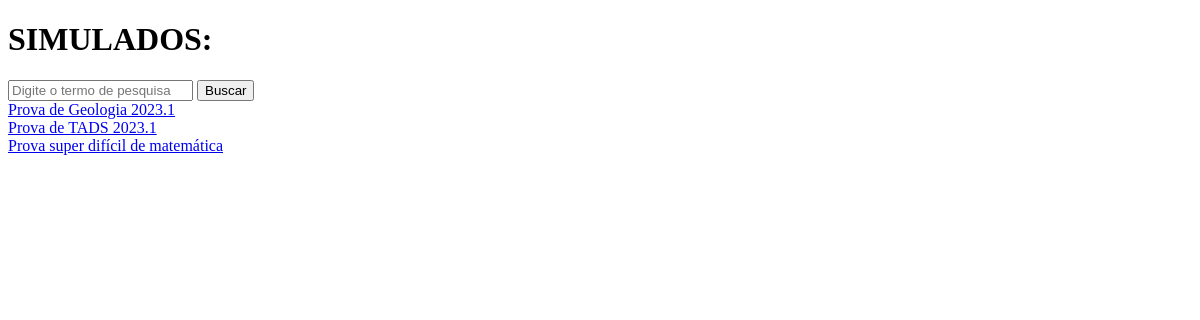
/simulado/simulados/, run on an earlier commit of the app's database.
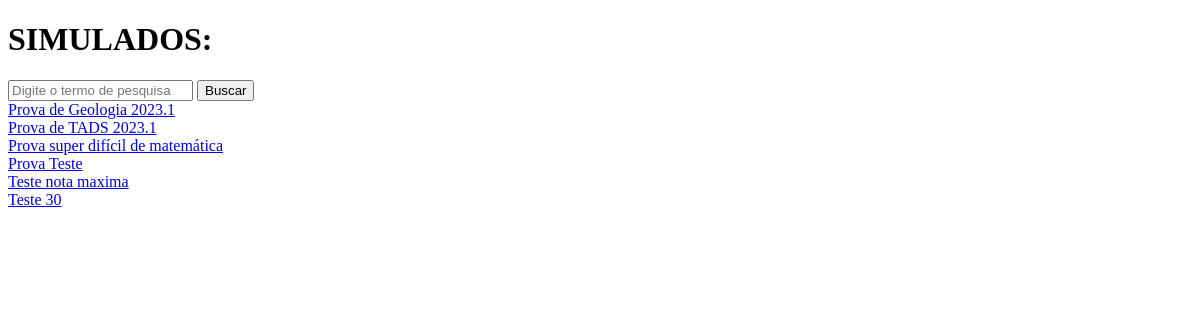
And on a later commit of the database.
### simulado/models.py (models this page shows, shortened)
class Simulado(models.Model):
    nome = models.CharField(max_length=100)
    data_criacao = models.DateTimeField("data criada")
    tema = models.ForeignKey(Tema, on_delete=models.SET_NULL, null=True)
    questao = models.ManyToManyField(Questao)

### simulado/views.py (the view)
# urls.py: path('simulados/', views.ListarSimuladosView.as_view(), name='listar_simulados'),
class ListarSimuladosView(View):
    def get(self, request, *args, **kwargs):
        simulados = Simulado.objects.all()
        termo_pesquisa = request.GET.get('q', None)
        if termo_pesquisa:
            simulados = simulados.filter(nome__icontains=termo_pesquisa)
        return render(request, 'simulado/listar_simulados.html', {'simulados': simulados})

### simulado/templates/simulado/listar_simulados.html (shortened to what this page needs)
<!DOCTYPE html>
<html lang="en">
<head>
</head>
<body>
    <h1>SIMULADOS:</h1>
    <form method="get" action="{% url 'simulado:listar_simulados' %}">
        <input type="text" name="q" placeholder="Digite o termo de pesquisa">
        <input type="submit" value="Buscar">
    </form>
    <div>
        {% for simulado in simulados %}
        <a href="{% url 'simulado:detalhar_simulados' simulado.id %}">{{simulado.nome}}</a>
        <br>
        {% endfor %}
    </div>
</body>
</html>

What changed in the data, as far as the page shows it:
added Simulado: nome "Prova Teste"
added Simulado: nome "Teste nota maxima"
added Simulado: nome "Teste 30"
